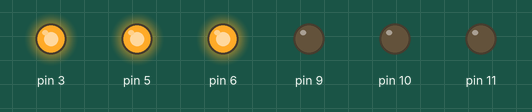
Recording of a sketch running on a simulated Arduino Uno, built with avr-gcc and run on an emulated ATmega328P. Parts: output pins drawn as LEDs (lit = HIGH). What the sketch prints to the serial monitor is not drawn.

Above: at 2.05 s.
At 3.75 s:
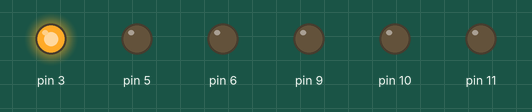
At 4.6 s:
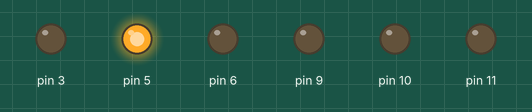
At 5.5 s:
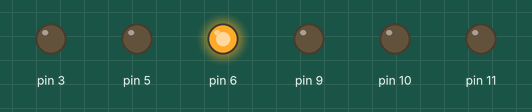
At 7.25 s:
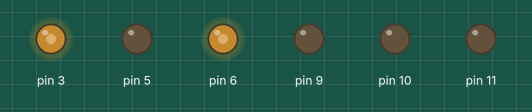
At 9.0 s:
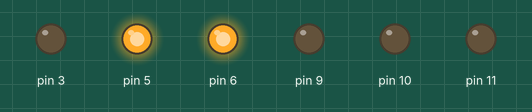
Timing chart, 0 to 11.1 s (numbered marks = the images above):
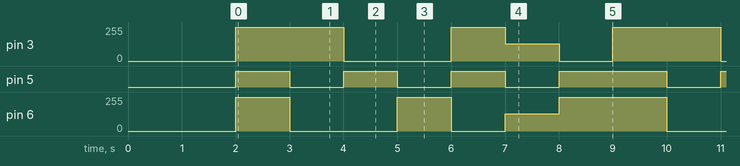

Measured:
- by itself, pin 3: repeats every 7.0 s: 0/255 2.0 s, 255/255 1.0 s, 128/255 1.0 s, 0/255 1.0 s, 255/255 2.0 s
- by itself, pin 5: repeats every 7.0 s: 2 × (LOW 1.0 s, HIGH 1.0 s), LOW 1.0 s, HIGH 2.0 s
- by itself, pin 6: repeats every 7.0 s: 0/255 2.0 s, 255/255 1.0 s, 0/255 1.0 s, 128/255 1.0 s, 255/255 2.0 s

The sketch:

rgb_programming_using_struct.ino
```cpp
struct RGB{

  byte r;
  byte g;
  byte b;

};

RGB getColor(RGB Color);
void displayRGB(RGB color);
void setColor(RGB color);

struct _RGB{

  int pinR;
  int pinG;
  int pinB;
};

_RGB led1 = {3, 5, 6};
_RGB led2 = {9, 10, 11};


void setup()
{
  pinMode(led1.pinR, OUTPUT);
  pinMode(led1.pinG, OUTPUT);
  pinMode(led1.pinB, OUTPUT);

  pinMode(led2.pinR, OUTPUT);
  pinMode(led2.pinG, OUTPUT);
  pinMode(led2.pinB, OUTPUT);

  Serial.begin(9600);
  RGB rgb1 = {250, 0, 128};
  Serial.println("___________________");

  rgb1 = (RGB){10, 20, 30};
  RGB rgb2;
  rgb2 = getColor(rgb1);

  Serial.println(rgb2.r);
  Serial.println(rgb2.g);
  Serial.println(rgb2.b);

  Serial.println("___________________");
  delay(2000);

  displayRGB(rgb1);

}

void loop()
{
  RGB rgb10 = {255, 255, 255};
  RGB rgb11 = {255, 0, 0};
  RGB rgb12 = {0, 255, 0};
  RGB rgb13 = {0, 0, 255};
  RGB rgb14 = {255, 255, 0};
  RGB rgb15 = {128, 0, 128};
  RGB rgb16 = {0, 255, 255};

  setColor(rgb10);
  delay(1000);
  setColor(rgb11);
  delay(1000);
  setColor(rgb12);
  delay(1000);
  setColor(rgb13);
  delay(1000);
  setColor(rgb14);
  delay(1000);
  setColor(rgb15);
  delay(1000);
  setColor(rgb16);
  delay(1000);
}

void setColor(RGB color){

  analogWrite(led1.pinR, color.r);
  analogWrite(led1.pinG, color.g);
  analogWrite(led1.pinB, color.b);
}

RGB getColor(RGB Color)
{
  RGB returnRGB;
  returnRGB.r = Color.r;
  returnRGB.g = Color.g;
  returnRGB.b = Color.b;

  return returnRGB;
}

void displayRGB(RGB color){

  Serial.println(color.r);
  Serial.println("--------------");
  Serial.println(color.g);
  Serial.println("--------------");
  Serial.println(color.b);
  Serial.println("--------------");
}
```
